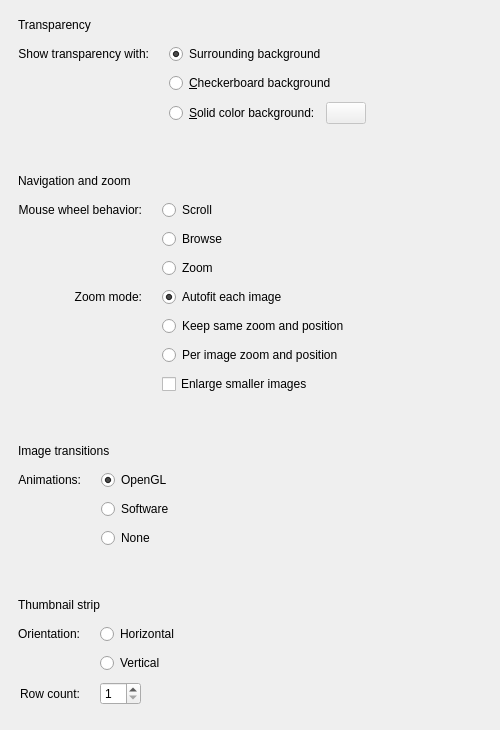
<?xml version="1.0" encoding="UTF-8"?>
<ui version="4.0">
 <class>ImageViewConfigPage</class>
 <widget class="QWidget" name="ImageViewConfigPage">
  <property name="geometry">
   <rect>
    <x>0</x>
    <y>0</y>
    <width>500</width>
    <height>650</height>
   </rect>
  </property>
  <layout class="QVBoxLayout" name="settingsCardsLayout">
   <property name="spacing">
    <number>14</number>
   </property>
   <property name="leftMargin">
    <number>0</number>
   </property>
   <property name="topMargin">
    <number>0</number>
   </property>
   <property name="rightMargin">
    <number>0</number>
   </property>
   <property name="bottomMargin">
    <number>0</number>
   </property>
   <item>
    <widget class="QFrame" name="settingsCard0">
     <property name="gwenviewSettingsCard" stdset="0">
      <bool>true</bool>
     </property>
     <layout class="QVBoxLayout" name="cardLayout0">
      <property name="leftMargin">
       <number>18</number>
      </property>
      <property name="topMargin">
       <number>18</number>
      </property>
      <property name="rightMargin">
       <number>18</number>
      </property>
      <property name="bottomMargin">
       <number>18</number>
      </property>
      <property name="spacing">
       <number>12</number>
      </property>
      <item>
       <widget class="QLabel" name="sectionTitle0">
        <property name="text">
         <string>Transparency</string>
        </property>
        <property name="gwenviewSectionTitle" stdset="0">
         <bool>true</bool>
        </property>
       </widget>
      </item>
      <item>
       <layout class="QGridLayout" name="cardForm0">
        <property name="horizontalSpacing">
         <number>20</number>
        </property>
        <property name="verticalSpacing">
         <number>9</number>
        </property>
        <item row="0" column="0">
         <widget class="QLabel" name="label_1">
          <property name="text">
           <string>Show transparency with:</string>
          </property>
          <property name="alignment">
           <set>Qt::AlignRight|Qt::AlignTrailing|Qt::AlignVCenter</set>
          </property>
          <property name="buddy">
           <cstring>surroundingRadioButton</cstring>
          </property>
         </widget>
        </item>
        <item row="0" column="1">
         <layout class="QHBoxLayout" name="horizontalLayout_0">
          <property name="spacing">
           <number>6</number>
          </property>
          <property name="margin">
           <number>0</number>
          </property>
          <item>
           <widget class="QRadioButton" name="surroundingRadioButton">
            <property name="text">
             <string>Surrounding background</string>
            </property>
            <property name="checked">
             <bool>true</bool>
            </property>
           </widget>
          </item>
          <item>
           <spacer name="horizontalSpacer_0">
            <property name="orientation">
             <enum>Qt::Horizontal</enum>
            </property>
            <property name="sizeHint" stdset="0">
             <size>
              <width>40</width>
              <height>20</height>
             </size>
            </property>
           </spacer>
          </item>
         </layout>
        </item>
        <item row="1" column="1">
         <layout class="QHBoxLayout" name="horizontalLayout_1">
          <property name="spacing">
           <number>6</number>
          </property>
          <property name="margin">
           <number>0</number>
          </property>
          <item>
           <widget class="QRadioButton" name="checkBoardRadioButton">
            <property name="text">
             <string>&amp;Checkerboard background</string>
            </property>
            <property name="checked">
             <bool>false</bool>
            </property>
           </widget>
          </item>
          <item>
           <spacer name="horizontalSpacer_1">
            <property name="orientation">
             <enum>Qt::Horizontal</enum>
            </property>
            <property name="sizeHint" stdset="0">
             <size>
              <width>40</width>
              <height>20</height>
             </size>
            </property>
           </spacer>
          </item>
         </layout>
        </item>
        <item row="2" column="1">
         <layout class="QHBoxLayout" name="horizontalLayout_2">
          <property name="spacing">
           <number>6</number>
          </property>
          <property name="margin">
           <number>0</number>
          </property>
          <item>
           <widget class="QRadioButton" name="solidColorRadioButton">
            <property name="text">
             <string>&amp;Solid color background:</string>
            </property>
           </widget>
          </item>
          <item>
           <widget class="KColorButton" name="kcfg_AlphaBackgroundColor">
            <property name="enabled">
             <bool>false</bool>
            </property>
            <property name="text">
             <string />
            </property>
           </widget>
          </item>
          <item>
           <spacer name="horizontalSpacer_2">
            <property name="orientation">
             <enum>Qt::Horizontal</enum>
            </property>
            <property name="sizeHint" stdset="0">
             <size>
              <width>20</width>
              <height>20</height>
             </size>
            </property>
           </spacer>
          </item>
         </layout>
        </item>
       </layout>
      </item>
     </layout>
    </widget>
   </item>
   <item>
    <widget class="QFrame" name="settingsCard1">
     <property name="gwenviewSettingsCard" stdset="0">
      <bool>true</bool>
     </property>
     <layout class="QVBoxLayout" name="cardLayout1">
      <property name="leftMargin">
       <number>18</number>
      </property>
      <property name="topMargin">
       <number>18</number>
      </property>
      <property name="rightMargin">
       <number>18</number>
      </property>
      <property name="bottomMargin">
       <number>18</number>
      </property>
      <property name="spacing">
       <number>12</number>
      </property>
      <item>
       <widget class="QLabel" name="sectionTitle1">
        <property name="text">
         <string>Navigation and zoom</string>
        </property>
        <property name="gwenviewSectionTitle" stdset="0">
         <bool>true</bool>
        </property>
       </widget>
      </item>
      <item>
       <layout class="QGridLayout" name="cardForm1">
        <property name="horizontalSpacing">
         <number>20</number>
        </property>
        <property name="verticalSpacing">
         <number>9</number>
        </property>
        <item row="0" column="0">
         <widget class="QLabel" name="label_2">
          <property name="text">
           <string>Mouse wheel behavior:</string>
          </property>
          <property name="alignment">
           <set>Qt::AlignRight|Qt::AlignTrailing|Qt::AlignVCenter</set>
          </property>
          <property name="buddy">
           <cstring>mouseWheelScrollRadioButton</cstring>
          </property>
         </widget>
        </item>
        <item row="0" column="1">
         <layout class="QHBoxLayout" name="horizontalLayout_3">
          <item>
           <widget class="QRadioButton" name="mouseWheelScrollRadioButton">
            <property name="text">
             <string comment="@option:radio action on mouse wheel">Scroll</string>
            </property>
            <property name="checked">
             <bool>true</bool>
            </property>
           </widget>
          </item>
          <item>
           <spacer name="horizontalSpacer_3">
            <property name="orientation">
             <enum>Qt::Horizontal</enum>
            </property>
            <property name="sizeHint" stdset="0">
             <size>
              <width>40</width>
              <height>20</height>
             </size>
            </property>
           </spacer>
          </item>
         </layout>
        </item>
        <item row="1" column="1">
         <layout class="QHBoxLayout" name="horizontalLayout_4">
          <item>
           <widget class="QRadioButton" name="mouseWheelBrowseRadioButton">
            <property name="text">
             <string comment="@option:radio action on mouse wheel">Browse</string>
            </property>
           </widget>
          </item>
          <item>
           <spacer name="horizontalSpacer_4">
            <property name="orientation">
             <enum>Qt::Horizontal</enum>
            </property>
            <property name="sizeHint" stdset="0">
             <size>
              <width>40</width>
              <height>20</height>
             </size>
            </property>
           </spacer>
          </item>
         </layout>
        </item>
        <item row="2" column="1">
         <layout class="QHBoxLayout" name="horizontalLayout_16">
          <item>
           <widget class="QRadioButton" name="mouseWheelZoomRadioButton">
            <property name="text">
             <string comment="@option:radio action on mouse wheel">Zoom</string>
            </property>
           </widget>
          </item>
          <item>
           <spacer name="horizontalSpacer_16">
            <property name="orientation">
             <enum>Qt::Horizontal</enum>
            </property>
            <property name="sizeHint" stdset="0">
             <size>
              <width>40</width>
              <height>20</height>
             </size>
            </property>
           </spacer>
          </item>
         </layout>
        </item>
        <item row="3" column="0">
         <widget class="QLabel" name="label_3">
          <property name="text">
           <string>Zoom mode:</string>
          </property>
          <property name="alignment">
           <set>Qt::AlignRight|Qt::AlignTrailing|Qt::AlignVCenter</set>
          </property>
          <property name="buddy">
           <cstring>autofitZoomModeRadioButton</cstring>
          </property>
         </widget>
        </item>
        <item row="3" column="1">
         <layout class="QHBoxLayout" name="horizontalLayout_5">
          <item>
           <widget class="QRadioButton" name="autofitZoomModeRadioButton">
            <property name="text">
             <string>Autofit each image</string>
            </property>
            <property name="checked">
             <bool>true</bool>
            </property>
           </widget>
          </item>
          <item>
           <spacer name="horizontalSpacer_5">
            <property name="orientation">
             <enum>Qt::Horizontal</enum>
            </property>
            <property name="sizeHint" stdset="0">
             <size>
              <width>40</width>
              <height>20</height>
             </size>
            </property>
           </spacer>
          </item>
         </layout>
        </item>
        <item row="4" column="1">
         <layout class="QHBoxLayout" name="horizontalLayout_6">
          <item>
           <widget class="QRadioButton" name="keepSameZoomModeRadioButton">
            <property name="text">
             <string>Keep same zoom and position</string>
            </property>
           </widget>
          </item>
          <item>
           <spacer name="horizontalSpacer_6">
            <property name="orientation">
             <enum>Qt::Horizontal</enum>
            </property>
            <property name="sizeHint" stdset="0">
             <size>
              <width>40</width>
              <height>20</height>
             </size>
            </property>
           </spacer>
          </item>
         </layout>
        </item>
        <item row="5" column="1">
         <layout class="QHBoxLayout" name="horizontalLayout_7">
          <item>
           <widget class="QRadioButton" name="individualZoomModeRadioButton">
            <property name="text">
             <string>Per image zoom and position</string>
            </property>
           </widget>
          </item>
          <item>
           <spacer name="horizontalSpacer_7">
            <property name="orientation">
             <enum>Qt::Horizontal</enum>
            </property>
            <property name="sizeHint" stdset="0">
             <size>
              <width>40</width>
              <height>20</height>
             </size>
            </property>
           </spacer>
          </item>
         </layout>
        </item>
        <item row="6" column="1">
         <layout class="QHBoxLayout" name="horizontalLayout_8">
          <item>
           <widget class="QCheckBox" name="kcfg_EnlargeSmallerImages">
            <property name="text">
             <string>Enlarge smaller images</string>
            </property>
           </widget>
          </item>
          <item>
           <spacer name="horizontalSpacer_8">
            <property name="orientation">
             <enum>Qt::Horizontal</enum>
            </property>
            <property name="sizeHint" stdset="0">
             <size>
              <width>40</width>
              <height>20</height>
             </size>
            </property>
           </spacer>
          </item>
         </layout>
        </item>
       </layout>
      </item>
     </layout>
    </widget>
   </item>
   <item>
    <widget class="QFrame" name="settingsCard2">
     <property name="gwenviewSettingsCard" stdset="0">
      <bool>true</bool>
     </property>
     <layout class="QVBoxLayout" name="cardLayout2">
      <property name="leftMargin">
       <number>18</number>
      </property>
      <property name="topMargin">
       <number>18</number>
      </property>
      <property name="rightMargin">
       <number>18</number>
      </property>
      <property name="bottomMargin">
       <number>18</number>
      </property>
      <property name="spacing">
       <number>12</number>
      </property>
      <item>
       <widget class="QLabel" name="sectionTitle2">
        <property name="text">
         <string>Image transitions</string>
        </property>
        <property name="gwenviewSectionTitle" stdset="0">
         <bool>true</bool>
        </property>
       </widget>
      </item>
      <item>
       <layout class="QGridLayout" name="cardForm2">
        <property name="horizontalSpacing">
         <number>20</number>
        </property>
        <property name="verticalSpacing">
         <number>9</number>
        </property>
        <item row="0" column="0">
         <widget class="QLabel" name="label_4">
          <property name="text">
           <string>Animations:</string>
          </property>
          <property name="alignment">
           <set>Qt::AlignRight|Qt::AlignTrailing|Qt::AlignVCenter</set>
          </property>
          <property name="buddy">
           <cstring>glAnimationRadioButton</cstring>
          </property>
         </widget>
        </item>
        <item row="0" column="1">
         <layout class="QHBoxLayout" name="horizontalLayout_9">
          <item>
           <widget class="QRadioButton" name="glAnimationRadioButton">
            <property name="text">
             <string>OpenGL</string>
            </property>
            <property name="checked">
             <bool>true</bool>
            </property>
           </widget>
          </item>
          <item>
           <spacer name="horizontalSpacer_9">
            <property name="orientation">
             <enum>Qt::Horizontal</enum>
            </property>
            <property name="sizeHint" stdset="0">
             <size>
              <width>40</width>
              <height>20</height>
             </size>
            </property>
           </spacer>
          </item>
         </layout>
        </item>
        <item row="1" column="1">
         <layout class="QHBoxLayout" name="horizontalLayout_10">
          <item>
           <widget class="QRadioButton" name="softwareAnimationRadioButton">
            <property name="text">
             <string>Software</string>
            </property>
           </widget>
          </item>
          <item>
           <spacer name="horizontalSpacer_10">
            <property name="orientation">
             <enum>Qt::Horizontal</enum>
            </property>
            <property name="sizeHint" stdset="0">
             <size>
              <width>40</width>
              <height>20</height>
             </size>
            </property>
           </spacer>
          </item>
         </layout>
        </item>
        <item row="2" column="1">
         <layout class="QHBoxLayout" name="horizontalLayout_11">
          <item>
           <widget class="QRadioButton" name="noAnimationRadioButton">
            <property name="text">
             <string>None</string>
            </property>
           </widget>
          </item>
          <item>
           <spacer name="horizontalSpacer_11">
            <property name="orientation">
             <enum>Qt::Horizontal</enum>
            </property>
            <property name="sizeHint" stdset="0">
             <size>
              <width>40</width>
              <height>20</height>
             </size>
            </property>
           </spacer>
          </item>
         </layout>
        </item>
       </layout>
      </item>
     </layout>
    </widget>
   </item>
   <item>
    <widget class="QFrame" name="settingsCard3">
     <property name="gwenviewSettingsCard" stdset="0">
      <bool>true</bool>
     </property>
     <layout class="QVBoxLayout" name="cardLayout3">
      <property name="leftMargin">
       <number>18</number>
      </property>
      <property name="topMargin">
       <number>18</number>
      </property>
      <property name="rightMargin">
       <number>18</number>
      </property>
      <property name="bottomMargin">
       <number>18</number>
      </property>
      <property name="spacing">
       <number>12</number>
      </property>
      <item>
       <widget class="QLabel" name="sectionTitle3">
        <property name="text">
         <string>Thumbnail strip</string>
        </property>
        <property name="gwenviewSectionTitle" stdset="0">
         <bool>true</bool>
        </property>
       </widget>
      </item>
      <item>
       <layout class="QGridLayout" name="cardForm3">
        <property name="horizontalSpacing">
         <number>20</number>
        </property>
        <property name="verticalSpacing">
         <number>9</number>
        </property>
        <item row="0" column="0">
         <widget class="QLabel" name="label_6">
          <property name="text">
           <string>Orientation:</string>
          </property>
          <property name="alignment">
           <set>Qt::AlignRight|Qt::AlignTrailing|Qt::AlignVCenter</set>
          </property>
          <property name="buddy">
           <cstring>horizontalRadioButton</cstring>
          </property>
         </widget>
        </item>
        <item row="0" column="1">
         <layout class="QHBoxLayout" name="horizontalLayout_12">
          <item>
           <widget class="QRadioButton" name="horizontalRadioButton">
            <property name="text">
             <string>Horizontal</string>
            </property>
           </widget>
          </item>
          <item>
           <spacer name="horizontalSpacer_12">
            <property name="orientation">
             <enum>Qt::Horizontal</enum>
            </property>
            <property name="sizeHint" stdset="0">
             <size>
              <width>40</width>
              <height>20</height>
             </size>
            </property>
           </spacer>
          </item>
         </layout>
        </item>
        <item row="1" column="1">
         <layout class="QHBoxLayout" name="horizontalLayout_13">
          <item>
           <widget class="QRadioButton" name="verticalRadioButton">
            <property name="text">
             <string>Vertical</string>
            </property>
           </widget>
          </item>
          <item>
           <spacer name="horizontalSpacer_13">
            <property name="orientation">
             <enum>Qt::Horizontal</enum>
            </property>
            <property name="sizeHint" stdset="0">
             <size>
              <width>40</width>
              <height>20</height>
             </size>
            </property>
           </spacer>
          </item>
         </layout>
        </item>
        <item row="2" column="0">
         <widget class="QLabel" name="label_7">
          <property name="text">
           <string>Row count:</string>
          </property>
          <property name="alignment">
           <set>Qt::AlignRight|Qt::AlignTrailing|Qt::AlignVCenter</set>
          </property>
          <property name="buddy">
           <cstring>kcfg_ThumbnailBarRowCount</cstring>
          </property>
         </widget>
        </item>
        <item row="2" column="1">
         <layout class="QHBoxLayout" name="horizontalLayout_14">
          <item>
           <widget class="QSpinBox" name="kcfg_ThumbnailBarRowCount">
            <property name="minimum">
             <number>1</number>
            </property>
            <property name="maximum">
             <number>10</number>
            </property>
           </widget>
          </item>
          <item>
           <spacer name="horizontalSpacer_14">
            <property name="orientation">
             <enum>Qt::Horizontal</enum>
            </property>
            <property name="sizeHint" stdset="0">
             <size>
              <width>40</width>
              <height>20</height>
             </size>
            </property>
           </spacer>
          </item>
         </layout>
        </item>
       </layout>
      </item>
     </layout>
    </widget>
   </item>
   <item>
    <spacer name="settingsBottomStretch">
     <property name="orientation">
      <enum>Qt::Vertical</enum>
     </property>
     <property name="sizeType">
      <enum>QSizePolicy::Expanding</enum>
     </property>
    </spacer>
   </item>
  </layout>
 </widget>
 <customwidgets>
  <customwidget>
   <class>KColorButton</class>
   <extends>QPushButton</extends>
   <header>kcolorbutton.h</header>
  </customwidget>
  <customwidget>
   <class>QSpinBox</class>
   <extends>QSpinBox</extends>
   <header>knuminput.h</header>
  </customwidget>
 </customwidgets>
 <tabstops>
  <tabstop>checkBoardRadioButton</tabstop>
  <tabstop>solidColorRadioButton</tabstop>
  <tabstop>kcfg_AlphaBackgroundColor</tabstop>
  <tabstop>mouseWheelScrollRadioButton</tabstop>
  <tabstop>mouseWheelBrowseRadioButton</tabstop>
  <tabstop>mouseWheelZoomRadioButton</tabstop>
  <tabstop>kcfg_EnlargeSmallerImages</tabstop>
  <tabstop>glAnimationRadioButton</tabstop>
  <tabstop>softwareAnimationRadioButton</tabstop>
  <tabstop>noAnimationRadioButton</tabstop>
  <tabstop>horizontalRadioButton</tabstop>
  <tabstop>verticalRadioButton</tabstop>
  <tabstop>kcfg_ThumbnailBarRowCount</tabstop>
 </tabstops>
 <resources />
 <connections>
  <connection>
   <sender>solidColorRadioButton</sender>
   <signal>toggled(bool)</signal>
   <receiver>kcfg_AlphaBackgroundColor</receiver>
   <slot>setEnabled(bool)</slot>
   <hints>
    <hint type="sourcelabel">
     <x>195</x>
     <y>49</y>
    </hint>
    <hint type="destinationlabel">
     <x>292</x>
     <y>56</y>
    </hint>
   </hints>
  </connection>
 </connections>
</ui>
